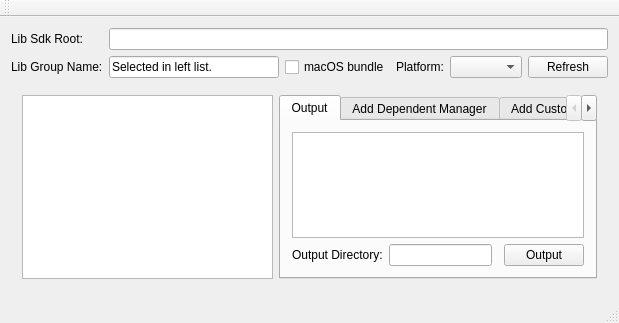
<?xml version="1.0" encoding="UTF-8"?>
<ui version="4.0">
 <class>MainWindow</class>
 <widget class="QMainWindow" name="MainWindow">
  <property name="geometry">
   <rect>
    <x>0</x>
    <y>0</y>
    <width>619</width>
    <height>323</height>
   </rect>
  </property>
  <property name="windowTitle">
   <string>Multi-link AddLibraryTool-Multiple</string>
  </property>
  <widget class="QWidget" name="centralWidget">
   <layout class="QGridLayout" name="gridLayout">
    <item row="2" column="0" colspan="6">
     <widget class="QWidget" name="widget" native="true">
      <layout class="QHBoxLayout" name="horizontalLayout_4">
       <item>
        <widget class="QListWidget" name="listWidget"/>
       </item>
       <item>
        <widget class="QTabWidget" name="tabWidget">
         <property name="layoutDirection">
          <enum>Qt::LeftToRight</enum>
         </property>
         <property name="tabShape">
          <enum>QTabWidget::Rounded</enum>
         </property>
         <property name="currentIndex">
          <number>0</number>
         </property>
         <widget class="QWidget" name="tab">
          <attribute name="title">
           <string>Output</string>
          </attribute>
          <layout class="QGridLayout" name="gridLayout_2">
           <item row="2" column="0">
            <widget class="QLabel" name="label_2">
             <property name="text">
              <string>Output Directory:</string>
             </property>
            </widget>
           </item>
           <item row="0" column="0" colspan="4">
            <widget class="QTextBrowser" name="textBrowser"/>
           </item>
           <item row="2" column="3">
            <widget class="QPushButton" name="pushButton_2">
             <property name="text">
              <string>Output</string>
             </property>
            </widget>
           </item>
           <item row="2" column="1">
            <widget class="QLineEdit" name="lineEdit_2"/>
           </item>
          </layout>
         </widget>
         <widget class="QWidget" name="tab_2">
          <attribute name="title">
           <string>Add Dependent Manager</string>
          </attribute>
          <layout class="QHBoxLayout" name="horizontalLayout">
           <item>
            <widget class="QTextBrowser" name="textBrowser_2"/>
           </item>
          </layout>
         </widget>
         <widget class="QWidget" name="tab_3">
          <attribute name="title">
           <string>Add Custom Dependent Manager</string>
          </attribute>
          <layout class="QHBoxLayout" name="horizontalLayout_2">
           <item>
            <widget class="QTextBrowser" name="textBrowser_3"/>
           </item>
          </layout>
         </widget>
         <widget class="QWidget" name="tab_4">
          <attribute name="title">
           <string>Read me</string>
          </attribute>
          <layout class="QHBoxLayout" name="horizontalLayout_3">
           <item>
            <widget class="QTextBrowser" name="textBrowser_4">
             <property name="html">
              <string>&lt;!DOCTYPE HTML PUBLIC &quot;-//W3C//DTD HTML 4.0//EN&quot; &quot;http://www.w3.org/TR/REC-html40/strict.dtd&quot;&gt;
&lt;html&gt;&lt;head&gt;&lt;meta name=&quot;qrichtext&quot; content=&quot;1&quot; /&gt;&lt;style type=&quot;text/css&quot;&gt;
p, li { white-space: pre-wrap; }
&lt;/style&gt;&lt;/head&gt;&lt;body style=&quot; font-family:'SimSun'; font-size:8.25pt; font-weight:400; font-style:normal;&quot;&gt;
&lt;p style=&quot; margin-top:0px; margin-bottom:0px; margin-left:0px; margin-right:0px; -qt-block-indent:0; text-indent:0px;&quot;&gt;Add Dependent Manager 说的是在Qt工程的pro文件里，使用这里的函数从multi-link/app-lib加载add_library_xxx.pri，自动include和link。&lt;/p&gt;
&lt;p style=&quot;-qt-paragraph-type:empty; margin-top:0px; margin-bottom:0px; margin-left:0px; margin-right:0px; -qt-block-indent:0; text-indent:0px;&quot;&gt;&lt;br /&gt;&lt;/p&gt;
&lt;p style=&quot; margin-top:0px; margin-bottom:0px; margin-left:0px; margin-right:0px; -qt-block-indent:0; text-indent:0px;&quot;&gt;Add Custom Dependent Manager 说的是在Qt工程的pro文件里，使用这里的函数从pro所在目录加载add_library_xxx.pri，自动include和link。&lt;/p&gt;
&lt;p style=&quot;-qt-paragraph-type:empty; margin-top:0px; margin-bottom:0px; margin-left:0px; margin-right:0px; -qt-block-indent:0; text-indent:0px;&quot;&gt;&lt;br /&gt;&lt;/p&gt;
&lt;p style=&quot; margin-top:0px; margin-bottom:0px; margin-left:0px; margin-right:0px; -qt-block-indent:0; text-indent:0px;&quot;&gt;Add Create Dependent Manager 说的是在Qt工程的pro文件里，使用这里的函数从pro所在目录加载add_library_xxx.pri，自动include和link，如果不存在则使用模板创建。&lt;/p&gt;&lt;/body&gt;&lt;/html&gt;</string>
             </property>
            </widget>
           </item>
          </layout>
         </widget>
        </widget>
       </item>
      </layout>
     </widget>
    </item>
    <item row="1" column="0">
     <widget class="QLabel" name="label_3">
      <property name="text">
       <string>Lib Group Name:</string>
      </property>
     </widget>
    </item>
    <item row="0" column="0">
     <widget class="QLabel" name="label">
      <property name="text">
       <string>Lib Sdk Root:</string>
      </property>
     </widget>
    </item>
    <item row="1" column="3">
     <widget class="QLabel" name="label_4">
      <property name="text">
       <string>Platform:</string>
      </property>
     </widget>
    </item>
    <item row="1" column="1">
     <widget class="QLineEdit" name="lineEdit_3">
      <property name="text">
       <string>Selected in left list.</string>
      </property>
     </widget>
    </item>
    <item row="1" column="5">
     <widget class="QPushButton" name="pushButton">
      <property name="text">
       <string>Refresh</string>
      </property>
     </widget>
    </item>
    <item row="1" column="4">
     <widget class="QComboBox" name="comboBox"/>
    </item>
    <item row="0" column="1" colspan="5">
     <widget class="QLineEdit" name="lineEdit">
      <property name="text">
       <string/>
      </property>
     </widget>
    </item>
    <item row="1" column="2">
     <widget class="QCheckBox" name="checkBox">
      <property name="text">
       <string>macOS bundle</string>
      </property>
     </widget>
    </item>
   </layout>
  </widget>
  <widget class="QMenuBar" name="menuBar">
   <property name="geometry">
    <rect>
     <x>0</x>
     <y>0</y>
     <width>619</width>
     <height>17</height>
    </rect>
   </property>
  </widget>
  <widget class="QToolBar" name="mainToolBar">
   <attribute name="toolBarArea">
    <enum>TopToolBarArea</enum>
   </attribute>
   <attribute name="toolBarBreak">
    <bool>false</bool>
   </attribute>
  </widget>
  <widget class="QStatusBar" name="statusBar"/>
 </widget>
 <layoutdefault spacing="6" margin="11"/>
 <resources/>
 <connections/>
</ui>
